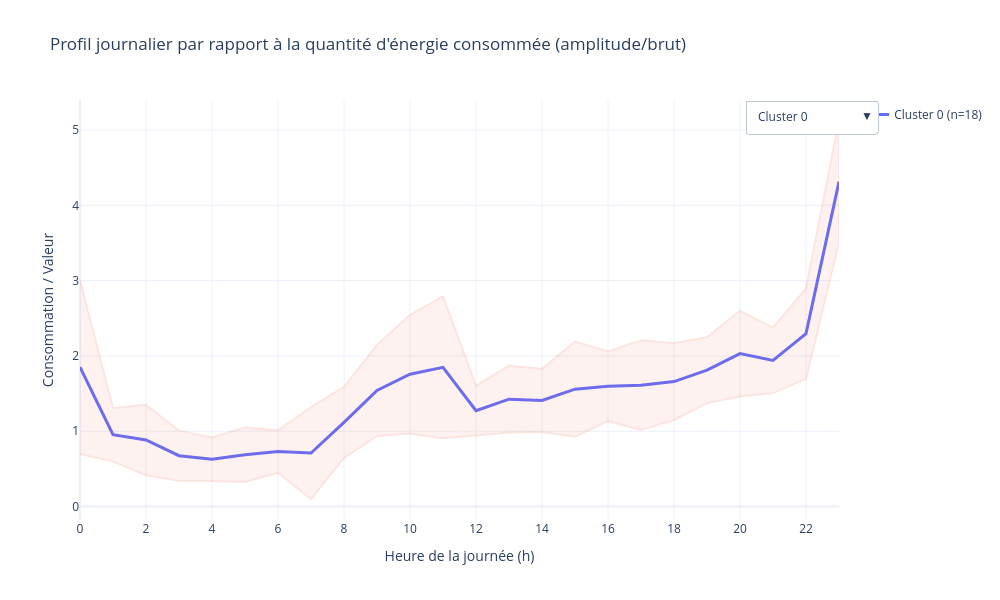
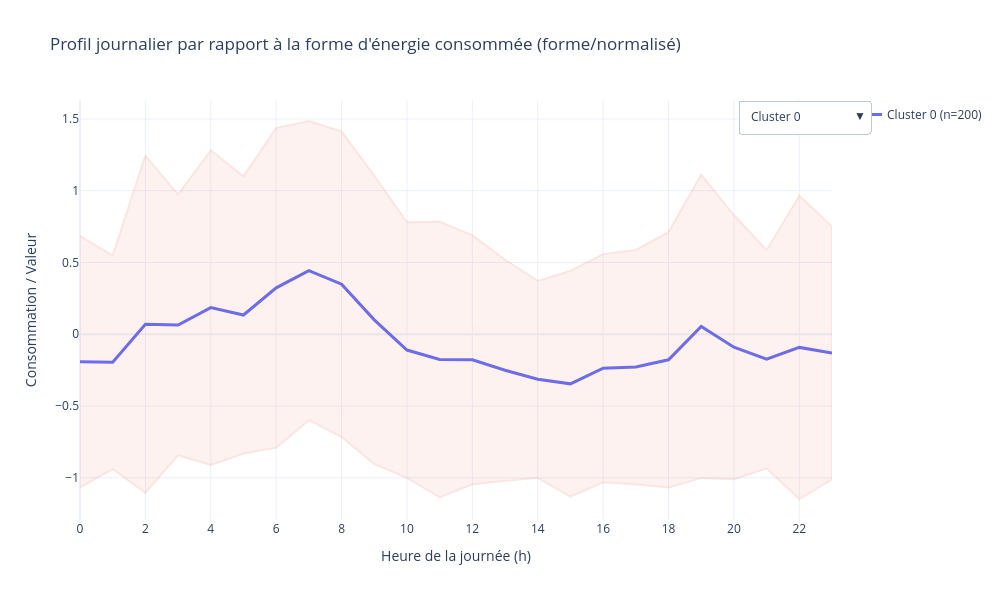

The cell these charts' notebook holds for them, in order:
### Code cell
def plot_interactive_cluster_profiles(X, cluster_labels, k_final, titre):

    X_arr = np.asarray(X)
    n_steps = X_arr.shape[1]
    hours = np.linspace(0, 23, n_steps)

    fig = go.Figure()

    # Traces
    for c in range(k_final):
        mask = (cluster_labels == c)
        
        # Sécurité si un cluster est vide
        if not np.any(mask):
            continue

        cluster_profiles = X_arr[mask]
        mean_profile = cluster_profiles.mean(axis=0)
        std_profile = cluster_profiles.std(axis=0)

        # Courbe moyenne
        fig.add_trace(
            go.Scatter(
                x=hours,
                y=mean_profile,
                mode="lines",
                name=f"Cluster {c} (n={mask.sum()})",
                visible=(c == 0),
                line=dict(width=3)
            )
        )

        # Zone ±1σ
        fig.add_trace(
            go.Scatter(
                x=np.concatenate([hours, hours[::-1]]),
                y=np.concatenate([
                    mean_profile + std_profile,
                    (mean_profile - std_profile)[::-1]
                ]),
                fill="toself",
                mode="lines",
                opacity=0.15,
                name=f"Std Cluster {c}",
                visible=(c == 0),
                showlegend=False,
                hoverinfo="skip"
            )
        )

    # Boutons
    buttons = []

    for c in range(k_final):
        visibility = []
        for i in range(k_final):
            # Chaque cluster possède 2 traces (courbe + ombre)
            visibility += [i == c, i == c]

        buttons.append(
            dict(
                label=f"Cluster {c}",
                method="update",
                args=[
                    {"visible": visibility},
                    {"title": f"{titre} - Cluster {c}"}
                ]
            )
        )

    # Afficher tous les clusters
    buttons.append(
        dict(
            label="Tous les clusters",
            method="update",
            args=[
                {"visible": [True] * (2 * k_final)},
                {"title": f"{titre} (k={k_final})"}
            ]
        )
    )

    fig.update_layout(
        title=titre,
        xaxis=dict(
            title="Heure de la journée (h)",
            dtick=2 
        ),
        yaxis_title="Consommation / Valeur",
        template="plotly_white",
        width=1000,
        height=600,
        updatemenus=[
            dict(
                buttons=buttons,
                direction="down",
                x=1.05,
                y=1,
                showactive=True
            )
        ]
    )

    fig.show()
    return


print("DONNEES BRUTES")
plot_interactive_cluster_profiles(
    X=x,
    cluster_labels=cluster_labels_amplet,
    k_final=k_amplet,
    titre="Profil journalier par rapport à la quantité d'énergie consommée (amplitude/brut)"
)

print("DONNEES NORMALISEES")
plot_interactive_cluster_profiles(
    X=X,
    cluster_labels=cluster_labels_forme,
    k_final=k_forme,
    titre="Profil journalier par rapport à la forme d'énergie consommée (forme/normalisé)"
)

### Figure 1 — Plotly figure (JSON) as saved in the notebook; plotly's stock layout.template omitted (floating-point values rounded to 4 significant figures)
{"data": [{"line": {"width": 3}, "mode": "lines", "name": "Cluster 0 (n=18)", "type": "scatter", "visible": true, "x": [0.0, 1.0, 2.0, 3.0, 4.0, 5.0, 6.0, 7.0, 8.0, 9.0, 10.0, 11.0, 12.0, 13.0, 14.0, 15.0, 16.0, 17.0, 18.0, 19.0, 20.0, 21.0, 22.0, 23.0], "y": [1.851, 0.953, 0.8834, 0.6746, 0.6273, 0.6877, 0.7309, 0.7104, 1.118, 1.542, 1.757, 1.848, 1.273, 1.425, 1.408, 1.558, 1.598, 1.611, 1.66, 1.811, 2.031, 1.941, 2.296, 4.314]}, {"fill": "toself", "hoverinfo": "skip", "mode": "lines", "name": "Std Cluster 0", "opacity": 0.15, "showlegend": false, "type": "scatter", "visible": true, "x": [0.0, 1.0, 2.0, 3.0, 4.0, 5.0, 6.0, 7.0, 8.0, 9.0, 10.0, 11.0, 12.0, 13.0, 14.0, 15.0, 16.0, 17.0, 18.0, 19.0, 20.0, 21.0, 22.0, 23.0, 23.0, 22.0, 21.0, 20.0, 19.0, 18.0, 17.0, 16.0, 15.0, 14.0, 13.0, 12.0, 11.0, 10.0, 9.0, 8.0, 7.0, 6.0, 5.0, 4.0, 3.0, 2.0, 1.0, 0.0], "y": [3.005, 1.306, 1.351, 1.007, 0.916, 1.049, 1.01, 1.321, 1.59, 2.147, 2.543, 2.791, 1.602, 1.868, 1.828, 2.19, 2.059, 2.206, 2.17, 2.248, 2.599, 2.376, 2.895, 5.12, 3.508, 1.696, 1.506, 1.464, 1.374, 1.15, 1.015, 1.137, 0.9265, 0.989, 0.9825, 0.9427, 0.9059, 0.9709, 0.9372, 0.6466, 0.09988, 0.4519, 0.3266, 0.3386, 0.3423, 0.4161, 0.5997, 0.6969]}, {"line": {"width": 3}, "mode": "lines", "name": "Cluster 1 (n=32)", "type": "scatter", "visible": false, "x": [0.0, 1.0, 2.0, 3.0, 4.0, 5.0, 6.0, 7.0, 8.0, 9.0, 10.0, 11.0, 12.0, 13.0, 14.0, 15.0, 16.0, 17.0, 18.0, 19.0, 20.0, 21.0, 22.0, 23.0], "y": [1.396, 0.8702, 0.6794, 0.6452, 0.6025, 0.584, 0.8883, 1.185, 1.861, 2.514, 3.037, 1.86, 1.616, 1.637, 1.511, 1.269, 1.403, 1.574, 1.928, 1.922, 1.897, 2.364, 1.955, 1.767]}, {"fill": "toself", "hoverinfo": "skip", "mode": "lines", "name": "Std Cluster 1", "opacity": 0.15, "showlegend": false, "type": "scatter", "visible": false, "x": [0.0, 1.0, 2.0, 3.0, 4.0, 5.0, 6.0, 7.0, 8.0, 9.0, 10.0, 11.0, 12.0, 13.0, 14.0, 15.0, 16.0, 17.0, 18.0, 19.0, 20.0, 21.0, 22.0, 23.0, 23.0, 22.0, 21.0, 20.0, 19.0, 18.0, 17.0, 16.0, 15.0, 14.0, 13.0, 12.0, 11.0, 10.0, 9.0, 8.0, 7.0, 6.0, 5.0, 4.0, 3.0, 2.0, 1.0, 0.0], "y": [2.306, 1.175, 0.9081, 0.9349, 0.7925, 0.7769, 1.359, 1.781, 2.636, 3.479, 4.15, 2.631, 2.081, 2.084, 2.051, 1.634, 1.761, 2.194, 2.4, 2.493, 2.503, 3.062, 2.453, 2.23, 1.305, 1.458, 1.666, 1.291, 1.35, 1.457, 0.9545, 1.044, 0.9039, 0.9699, 1.19, 1.151, 1.089, 1.923, 1.549, 1.085, 0.5891, 0.4178, 0.3911, 0.4126, 0.3556, 0.4508, 0.565, 0.4851]}, {"line": {"width": 3}, "mode": "lines", "name": "Cluster 2 (n=20)", "type": "scatter", "visible": false, "x": [0.0, 1.0, 2.0, 3.0, 4.0, 5.0, 6.0, 7.0, 8.0, 9.0, 10.0, 11.0, 12.0, 13.0, 14.0, 15.0, 16.0, 17.0, 18.0, 19.0, 20.0, 21.0, 22.0, 23.0], "y": [1.478, 1.057, 0.7766, 0.6608, 0.7358, 0.6418, 0.8614, 1.152, 1.575, 1.455, 1.79, 1.594, 1.392, 1.185, 1.282, 1.567, 1.452, 1.388, 1.719, 1.87, 1.881, 2.403, 4.666, 2.354]}, {"fill": "toself", "hoverinfo": "skip", "mode": "lines", "name": "Std Cluster 2", "opacity": 0.15, "showlegend": false, "type": "scatter", "visible": false, "x": [0.0, 1.0, 2.0, 3.0, 4.0, 5.0, 6.0, 7.0, 8.0, 9.0, 10.0, 11.0, 12.0, 13.0, 14.0, 15.0, 16.0, 17.0, 18.0, 19.0, 20.0, 21.0, 22.0, 23.0, 23.0, 22.0, 21.0, 20.0, 19.0, 18.0, 17.0, 16.0, 15.0, 14.0, 13.0, 12.0, 11.0, 10.0, 9.0, 8.0, 7.0, 6.0, 5.0, 4.0, 3.0, 2.0, 1.0, 0.0], "y": [2.197, 1.585, 1.112, 0.915, 1.002, 0.9511, 1.442, 1.636, 2.341, 2.06, 2.889, 2.112, 1.952, 1.661, 1.936, 2.312, 2.043, 1.864, 2.245, 2.35, 2.436, 3.024, 5.467, 3.275, 1.434, 3.865, 1.783, 1.327, 1.39, 1.192, 0.9111, 0.8601, 0.8217, 0.6284, 0.7084, 0.8312, 1.075, 0.6902, 0.8507, 0.809, 0.6672, 0.2808, 0.3325, 0.4698, 0.4066, 0.4414, 0.5299, 0.7594]}, {"line": {"width": 3}, "mode": "lines", "name": "Cluster 3 (n=19)", "type": "scatter", "visible": false, "x": [0.0, 1.0, 2.0, 3.0, 4.0, 5.0, 6.0, 7.0, 8.0, 9.0, 10.0, 11.0, 12.0, 13.0, 14.0, 15.0, 16.0, 17.0, 18.0, 19.0, 20.0, 21.0, 22.0, 23.0], "y": [1.943, 1.152, 0.6639, 0.6131, 0.6525, 0.6165, 0.7721, 0.9974, 1.722, 1.67, 1.724, 1.693, 1.583, 3.964, 2.029, 1.736, 1.522, 1.605, 1.842, 2.139, 1.875, 1.72, 2.116, 1.838]}, {"fill": "toself", "hoverinfo": "skip", "mode": "lines", "name": "Std Cluster 3", "opacity": 0.15, "showlegend": false, "type": "scatter", "visible": false, "x": [0.0, 1.0, 2.0, 3.0, 4.0, 5.0, 6.0, 7.0, 8.0, 9.0, 10.0, 11.0, 12.0, 13.0, 14.0, 15.0, 16.0, 17.0, 18.0, 19.0, 20.0, 21.0, 22.0, 23.0, 23.0, 22.0, 21.0, 20.0, 19.0, 18.0, 17.0, 16.0, 15.0, 14.0, 13.0, 12.0, 11.0, 10.0, 9.0, 8.0, 7.0, 6.0, 5.0, 4.0, 3.0, 2.0, 1.0, 0.0], "y": [2.84, 1.816, 0.8389, 0.8147, 0.9726, 0.8794, 1.154, 1.476, 3.028, 2.355, 2.416, 2.508, 2.224, 4.947, 2.73, 2.607, 1.927, 2.168, 2.555, 2.869, 2.3, 2.113, 2.541, 2.36, 1.316, 1.692, 1.328, 1.45, 1.408, 1.129, 1.041, 1.117, 0.8657, 1.328, 2.981, 0.9413, 0.8783, 1.032, 0.9855, 0.4165, 0.5183, 0.3903, 0.3536, 0.3324, 0.4116, 0.4889, 0.4891, 1.045]}, {"line": {"width": 3}, "mode": "lines", "name": "Cluster 4 (n=109)", "type": "scatter", "visible": false, "x": [0.0, 1.0, 2.0, 3.0, 4.0, 5.0, 6.0, 7.0, 8.0, 9.0, 10.0, 11.0, 12.0, 13.0, 14.0, 15.0, 16.0, 17.0, 18.0, 19.0, 20.0, 21.0, 22.0, 23.0], "y": [1.523, 0.8564, 0.8521, 0.6735, 0.6491, 0.6813, 0.7944, 1.157, 1.391, 1.456, 1.484, 1.541, 1.276, 1.28, 1.339, 1.425, 1.7, 1.591, 1.693, 1.836, 2.048, 2.055, 2.01, 1.769]}, {"fill": "toself", "hoverinfo": "skip", "mode": "lines", "name": "Std Cluster 4", "opacity": 0.15, "showlegend": false, "type": "scatter", "visible": false, "x": [0.0, 1.0, 2.0, 3.0, 4.0, 5.0, 6.0, 7.0, 8.0, 9.0, 10.0, 11.0, 12.0, 13.0, 14.0, 15.0, 16.0, 17.0, 18.0, 19.0, 20.0, 21.0, 22.0, 23.0, 23.0, 22.0, 21.0, 20.0, 19.0, 18.0, 17.0, 16.0, 15.0, 14.0, 13.0, 12.0, 11.0, 10.0, 9.0, 8.0, 7.0, 6.0, 5.0, 4.0, 3.0, 2.0, 1.0, 0.0], "y": [2.301, 1.148, 1.486, 0.9424, 0.9365, 0.989, 1.219, 1.762, 2.055, 1.981, 1.996, 2.355, 1.724, 1.773, 1.784, 2.035, 2.462, 2.019, 2.189, 2.384, 2.63, 2.554, 2.509, 2.223, 1.316, 1.511, 1.556, 1.466, 1.288, 1.197, 1.164, 0.9372, 0.8146, 0.8944, 0.788, 0.829, 0.7267, 0.9716, 0.9305, 0.7276, 0.5523, 0.3697, 0.3736, 0.3617, 0.4045, 0.218, 0.5648, 0.7456]}, {"line": {"width": 3}, "mode": "lines", "name": "Cluster 5 (n=41)", "type": "scatter", "visible": false, "x": [0.0, 1.0, 2.0, 3.0, 4.0, 5.0, 6.0, 7.0, 8.0, 9.0, 10.0, 11.0, 12.0, 13.0, 14.0, 15.0, 16.0, 17.0, 18.0, 19.0, 20.0, 21.0, 22.0, 23.0], "y": [1.554, 1.106, 0.7546, 0.6845, 0.641, 0.6679, 0.6646, 0.6722, 0.9882, 1.455, 1.739, 1.859, 1.848, 1.833, 2.907, 2.336, 2.257, 1.954, 2.007, 2.217, 2.367, 2.109, 2.2, 1.801]}, {"fill": "toself", "hoverinfo": "skip", "mode": "lines", "name": "Std Cluster 5", "opacity": 0.15, "showlegend": false, "type": "scatter", "visible": false, "x": [0.0, 1.0, 2.0, 3.0, 4.0, 5.0, 6.0, 7.0, 8.0, 9.0, 10.0, 11.0, 12.0, 13.0, 14.0, 15.0, 16.0, 17.0, 18.0, 19.0, 20.0, 21.0, 22.0, 23.0, 23.0, 22.0, 21.0, 20.0, 19.0, 18.0, 17.0, 16.0, 15.0, 14.0, 13.0, 12.0, 11.0, 10.0, 9.0, 8.0, 7.0, 6.0, 5.0, 4.0, 3.0, 2.0, 1.0, 0.0], "y": [2.251, 1.794, 1.041, 1.095, 0.924, 1.047, 1.009, 0.9876, 1.656, 2.185, 2.407, 2.514, 2.395, 2.422, 4.072, 3.09, 3.346, 2.754, 2.576, 2.779, 3.003, 2.599, 2.747, 2.343, 1.259, 1.652, 1.619, 1.73, 1.655, 1.437, 1.154, 1.169, 1.582, 1.743, 1.244, 1.3, 1.204, 1.071, 0.7255, 0.3207, 0.3567, 0.3201, 0.2884, 0.358, 0.2737, 0.4686, 0.4192, 0.8572]}, {"line": {"width": 3}, "mode": "lines", "name": "Cluster 6 (n=36)", "type": "scatter", "visible": false, "x": [0.0, 1.0, 2.0, 3.0, 4.0, 5.0, 6.0, 7.0, 8.0, 9.0, 10.0, 11.0, 12.0, 13.0, 14.0, 15.0, 16.0, 17.0, 18.0, 19.0, 20.0, 21.0, 22.0, 23.0], "y": [1.389, 0.903, 0.7237, 0.6208, 0.6833, 0.7463, 0.7403, 0.9807, 1.351, 1.564, 1.502, 1.588, 1.385, 1.426, 1.344, 1.664, 1.948, 3.07, 3.18, 2.066, 2.103, 2.362, 2.136, 2.103]}, {"fill": "toself", "hoverinfo": "skip", "mode": "lines", "name": "Std Cluster 6", "opacity": 0.15, "showlegend": false, "type": "scatter", "visible": false, "x": [0.0, 1.0, 2.0, 3.0, 4.0, 5.0, 6.0, 7.0, 8.0, 9.0, 10.0, 11.0, 12.0, 13.0, 14.0, 15.0, 16.0, 17.0, 18.0, 19.0, 20.0, 21.0, 22.0, 23.0, 23.0, 22.0, 21.0, 20.0, 19.0, 18.0, 17.0, 16.0, 15.0, 14.0, 13.0, 12.0, 11.0, 10.0, 9.0, 8.0, 7.0, 6.0, 5.0, 4.0, 3.0, 2.0, 1.0, 0.0], "y": [1.919, 1.282, 1.009, 0.891, 1.022, 1.204, 1.146, 1.662, 1.898, 2.164, 2.136, 2.196, 2.05, 1.898, 1.783, 2.299, 2.774, 4.188, 4.279, 2.684, 2.648, 3.103, 2.568, 2.647, 1.56, 1.705, 1.621, 1.557, 1.447, 2.08, 1.951, 1.121, 1.029, 0.9059, 0.9547, 0.7199, 0.9787, 0.8666, 0.9645, 0.8033, 0.2993, 0.3343, 0.2884, 0.3442, 0.3506, 0.4385, 0.5238, 0.859]}, {"line": {"width": 3}, "mode": "lines", "name": "Cluster 7 (n=26)", "type": "scatter", "visible": false, "x": [0.0, 1.0, 2.0, 3.0, 4.0, 5.0, 6.0, 7.0, 8.0, 9.0, 10.0, 11.0, 12.0, 13.0, 14.0, 15.0, 16.0, 17.0, 18.0, 19.0, 20.0, 21.0, 22.0, 23.0], "y": [1.28, 1.008, 0.6763, 0.674, 0.5642, 0.6702, 0.7574, 0.9551, 1.282, 1.42, 1.725, 1.826, 1.677, 1.292, 1.72, 1.588, 1.766, 1.675, 2.057, 2.112, 3.314, 4.722, 2.526, 1.959]}, {"fill": "toself", "hoverinfo": "skip", "mode": "lines", "name": "Std Cluster 7", "opacity": 0.15, "showlegend": false, "type": "scatter", "visible": false, "x": [0.0, 1.0, 2.0, 3.0, 4.0, 5.0, 6.0, 7.0, 8.0, 9.0, 10.0, 11.0, 12.0, 13.0, 14.0, 15.0, 16.0, 17.0, 18.0, 19.0, 20.0, 21.0, 22.0, 23.0, 23.0, 22.0, 21.0, 20.0, 19.0, 18.0, 17.0, 16.0, 15.0, 14.0, 13.0, 12.0, 11.0, 10.0, 9.0, 8.0, 7.0, 6.0, 5.0, 4.0, 3.0, 2.0, 1.0, 0.0], "y": [1.724, 1.338, 0.8884, 0.9559, 0.7366, 1.04, 1.14, 1.512, 1.827, 1.916, 2.264, 2.599, 2.738, 1.806, 2.521, 2.422, 2.525, 2.127, 2.763, 2.766, 4.788, 5.897, 3.243, 2.675, 1.243, 1.808, 3.548, 1.84, 1.459, 1.351, 1.222, 1.006, 0.7553, 0.9195, 0.7772, 0.6159, 1.052, 1.187, 0.9244, 0.7372, 0.3985, 0.3752, 0.3, 0.3918, 0.3922, 0.4642, 0.6778, 0.8369]}, {"line": {"width": 3}, "mode": "lines", "name": "Cluster 8 (n=25)", "type": "scatter", "visible": false, "x": [0.0, 1.0, 2.0, 3.0, 4.0, 5.0, 6.0, 7.0, 8.0, 9.0, 10.0, 11.0, 12.0, 13.0, 14.0, 15.0, 16.0, 17.0, 18.0, 19.0, 20.0, 21.0, 22.0, 23.0], "y": [1.263, 0.8736, 0.6617, 0.6408, 0.5968, 0.6, 0.7834, 1.182, 1.566, 1.692, 1.969, 1.652, 1.355, 1.292, 1.343, 1.667, 1.619, 1.685, 2.065, 4.446, 2.774, 2.086, 2.081, 1.932]}, {"fill": "toself", "hoverinfo": "skip", "mode": "lines", "name": "Std Cluster 8", "opacity": 0.15, "showlegend": false, "type": "scatter", "visible": false, "x": [0.0, 1.0, 2.0, 3.0, 4.0, 5.0, 6.0, 7.0, 8.0, 9.0, 10.0, 11.0, 12.0, 13.0, 14.0, 15.0, 16.0, 17.0, 18.0, 19.0, 20.0, 21.0, 22.0, 23.0, 23.0, 22.0, 21.0, 20.0, 19.0, 18.0, 17.0, 16.0, 15.0, 14.0, 13.0, 12.0, 11.0, 10.0, 9.0, 8.0, 7.0, 6.0, 5.0, 4.0, 3.0, 2.0, 1.0, 0.0], "y": [1.857, 1.213, 0.8316, 0.8358, 0.8007, 0.8532, 1.305, 1.751, 2.094, 2.402, 2.825, 2.254, 1.995, 1.847, 1.795, 2.175, 2.116, 2.412, 2.633, 5.491, 3.701, 2.637, 2.871, 2.631, 1.233, 1.29, 1.534, 1.847, 3.401, 1.498, 0.9578, 1.123, 1.158, 0.8907, 0.7359, 0.716, 1.049, 1.113, 0.9823, 1.039, 0.6132, 0.2617, 0.3468, 0.3929, 0.4459, 0.4917, 0.5345, 0.6702]}, {"line": {"width": 3}, "mode": "lines", "name": "Cluster 9 (n=39)", "type": "scatter", "visible": false, "x": [0.0, 1.0, 2.0, 3.0, 4.0, 5.0, 6.0, 7.0, 8.0, 9.0, 10.0, 11.0, 12.0, 13.0, 14.0, 15.0, 16.0, 17.0, 18.0, 19.0, 20.0, 21.0, 22.0, 23.0], "y": [1.697, 0.9972, 0.7158, 0.6028, 0.6426, 0.688, 0.6832, 1.027, 1.247, 1.638, 1.618, 2.007, 3.884, 1.893, 1.638, 1.619, 1.671, 1.598, 1.764, 1.814, 2.009, 2.149, 2.183, 1.916]}, {"fill": "toself", "hoverinfo": "skip", "mode": "lines", "name": "Std Cluster 9", "opacity": 0.15, "showlegend": false, "type": "scatter", "visible": false, "x": [0.0, 1.0, 2.0, 3.0, 4.0, 5.0, 6.0, 7.0, 8.0, 9.0, 10.0, 11.0, 12.0, 13.0, 14.0, 15.0, 16.0, 17.0, 18.0, 19.0, 20.0, 21.0, 22.0, 23.0, 23.0, 22.0, 21.0, 20.0, 19.0, 18.0, 17.0, 16.0, 15.0, 14.0, 13.0, 12.0, 11.0, 10.0, 9.0, 8.0, 7.0, 6.0, 5.0, 4.0, 3.0, 2.0, 1.0, 0.0], "y": [2.49, 1.467, 1.007, 0.8094, 0.8755, 1.09, 1.087, 1.577, 1.979, 2.288, 2.126, 2.84, 4.987, 2.614, 2.216, 2.155, 2.343, 2.081, 2.368, 2.399, 2.498, 2.746, 2.735, 2.581, 1.251, 1.63, 1.552, 1.521, 1.229, 1.159, 1.114, 1.0, 1.084, 1.061, 1.172, 2.78, 1.174, 1.11, 0.9883, 0.5148, 0.4776, 0.2798, 0.2863, 0.4096, 0.3961, 0.4244, 0.5273, 0.9043]}], "layout": {"height": 600, "title": {"text": "Profil journalier par rapport à la quantité d'énergie consommée (amplitude/brut)"}, "updatemenus": [{"buttons": [{"args": [{"visible": [true, true, false, false, false, false, false, false, false, false, false, false, false, false, false, false, false, false, false, false]}, {"title": "Profil journalier par rapport à la quantité d'énergie consommée (amplitude/brut) - Cluster 0"}], "label": "Cluster 0", "method": "update"}, {"args": [{"visible": [false, false, true, true, false, false, false, false, false, false, false, false, false, false, false, false, false, false, false, false]}, {"title": "Profil journalier par rapport à la quantité d'énergie consommée (amplitude/brut) - Cluster 1"}], "label": "Cluster 1", "method": "update"}, {"args": [{"visible": [false, false, false, false, true, true, false, false, false, false, false, false, false, false, false, false, false, false, false, false]}, {"title": "Profil journalier par rapport à la quantité d'énergie consommée (amplitude/brut) - Cluster 2"}], "label": "Cluster 2", "method": "update"}, {"args": [{"visible": [false, false, false, false, false, false, true, true, false, false, false, false, false, false, false, false, false, false, false, false]}, {"title": "Profil journalier par rapport à la quantité d'énergie consommée (amplitude/brut) - Cluster 3"}], "label": "Cluster 3", "method": "update"}, {"args": [{"visible": [false, false, false, false, false, false, false, false, true, true, false, false, false, false, false, false, false, false, false, false]}, {"title": "Profil journalier par rapport à la quantité d'énergie consommée (amplitude/brut) - Cluster 4"}], "label": "Cluster 4", "method": "update"}, {"args": [{"visible": [false, false, false, false, false, false, false, false, false, false, true, true, false, false, false, false, false, false, false, false]}, {"title": "Profil journalier par rapport à la quantité d'énergie consommée (amplitude/brut) - Cluster 5"}], "label": "Cluster 5", "method": "update"}, {"args": [{"visible": [false, false, false, false, false, false, false, false, false, false, false, false, true, true, false, false, false, false, false, false]}, {"title": "Profil journalier par rapport à la quantité d'énergie consommée (amplitude/brut) - Cluster 6"}], "label": "Cluster 6", "method": "update"}, {"args": [{"visible": [false, false, false, false, false, false, false, false, false, false, false, false, false, false, true, true, false, false, false, false]}, {"title": "Profil journalier par rapport à la quantité d'énergie consommée (amplitude/brut) - Cluster 7"}], "label": "Cluster 7", "method": "update"}, {"args": [{"visible": [false, false, false, false, false, false, false, false, false, false, false, false, false, false, false, false, true, true, false, false]}, {"title": "Profil journalier par rapport à la quantité d'énergie consommée (amplitude/brut) - Cluster 8"}], "label": "Cluster 8", "method": "update"}, {"args": [{"visible": [false, false, false, false, false, false, false, false, false, false, false, false, false, false, false, false, false, false, true, true]}, {"title": "Profil journalier par rapport à la quantité d'énergie consommée (amplitude/brut) - Cluster 9"}], "label": "Cluster 9", "method": "update"}, {"args": [{"visible": [true, true, true, true, true, true, true, true, true, true, true, true, true, true, true, true, true, true, true, true]}, {"title": "Profil journalier par rapport à la quantité d'énergie consommée (amplitude/brut) (k=10)"}], "label": "Tous les clusters", "method": "update"}], "direction": "down", "showactive": true, "x": 1.05, "y": 1}], "width": 1000, "xaxis": {"dtick": 2, "title": {"text": "Heure de la journée (h)"}}, "yaxis": {"title": {"text": "Consommation / Valeur"}}}}

### Figure 2 — Plotly figure (JSON) as saved in the notebook; plotly's stock layout.template omitted (floating-point values rounded to 4 significant figures)
{"data": [{"line": {"width": 3}, "mode": "lines", "name": "Cluster 0 (n=200)", "type": "scatter", "visible": true, "x": [0.0, 1.0, 2.0, 3.0, 4.0, 5.0, 6.0, 7.0, 8.0, 9.0, 10.0, 11.0, 12.0, 13.0, 14.0, 15.0, 16.0, 17.0, 18.0, 19.0, 20.0, 21.0, 22.0, 23.0], "y": [-0.1918, -0.1956, 0.06929, 0.06472, 0.1854, 0.1341, 0.3232, 0.4433, 0.3486, 0.1002, -0.1101, -0.1756, -0.1783, -0.2509, -0.3138, -0.3455, -0.2369, -0.2285, -0.178, 0.05469, -0.09065, -0.1742, -0.09167, -0.1301]}, {"fill": "toself", "hoverinfo": "skip", "mode": "lines", "name": "Std Cluster 0", "opacity": 0.15, "showlegend": false, "type": "scatter", "visible": true, "x": [0.0, 1.0, 2.0, 3.0, 4.0, 5.0, 6.0, 7.0, 8.0, 9.0, 10.0, 11.0, 12.0, 13.0, 14.0, 15.0, 16.0, 17.0, 18.0, 19.0, 20.0, 21.0, 22.0, 23.0, 23.0, 22.0, 21.0, 20.0, 19.0, 18.0, 17.0, 16.0, 15.0, 14.0, 13.0, 12.0, 11.0, 10.0, 9.0, 8.0, 7.0, 6.0, 5.0, 4.0, 3.0, 2.0, 1.0, 0.0], "y": [0.6832, 0.5479, 1.243, 0.9722, 1.281, 1.1, 1.436, 1.486, 1.412, 1.104, 0.78, 0.7833, 0.6884, 0.5187, 0.3721, 0.4407, 0.5582, 0.5873, 0.7109, 1.11, 0.829, 0.5854, 0.9645, 0.7501, -1.01, -1.148, -0.9339, -1.01, -1.001, -1.067, -1.044, -1.032, -1.132, -0.9996, -1.02, -1.045, -1.134, -1.0, -0.9038, -0.715, -0.599, -0.7898, -0.8314, -0.9107, -0.8427, -1.104, -0.9391, -1.067]}, {"line": {"width": 3}, "mode": "lines", "name": "Cluster 1 (n=165)", "type": "scatter", "visible": false, "x": [0.0, 1.0, 2.0, 3.0, 4.0, 5.0, 6.0, 7.0, 8.0, 9.0, 10.0, 11.0, 12.0, 13.0, 14.0, 15.0, 16.0, 17.0, 18.0, 19.0, 20.0, 21.0, 22.0, 23.0], "y": [0.2325, 0.2371, -0.08399, -0.07845, -0.2247, -0.1625, -0.3917, -0.5374, -0.4225, -0.1215, 0.1334, 0.2128, 0.2161, 0.3041, 0.3803, 0.4188, 0.2871, 0.277, 0.2158, -0.0663, 0.1099, 0.2112, 0.1111, 0.1577]}, {"fill": "toself", "hoverinfo": "skip", "mode": "lines", "name": "Std Cluster 1", "opacity": 0.15, "showlegend": false, "type": "scatter", "visible": false, "x": [0.0, 1.0, 2.0, 3.0, 4.0, 5.0, 6.0, 7.0, 8.0, 9.0, 10.0, 11.0, 12.0, 13.0, 14.0, 15.0, 16.0, 17.0, 18.0, 19.0, 20.0, 21.0, 22.0, 23.0, 23.0, 22.0, 21.0, 20.0, 19.0, 18.0, 17.0, 16.0, 15.0, 14.0, 13.0, 12.0, 11.0, 10.0, 9.0, 8.0, 7.0, 6.0, 5.0, 4.0, 3.0, 2.0, 1.0, 0.0], "y": [1.321, 1.437, 0.6444, 1.018, 0.59, 0.8544, 0.2644, 0.06938, 0.2954, 0.8599, 1.238, 1.22, 1.319, 1.455, 1.554, 1.488, 1.425, 1.402, 1.297, 0.8575, 1.189, 1.408, 1.026, 1.266, -0.9502, -0.804, -0.9852, -0.9695, -0.9901, -0.8656, -0.8479, -0.851, -0.6502, -0.7935, -0.8472, -0.8868, -0.7947, -0.9708, -1.103, -1.14, -1.144, -1.048, -1.179, -1.039, -1.175, -0.8124, -0.9627, -0.8563]}], "layout": {"height": 600, "title": {"text": "Profil journalier par rapport à la forme d'énergie consommée (forme/normalisé)"}, "updatemenus": [{"buttons": [{"args": [{"visible": [true, true, false, false]}, {"title": "Profil journalier par rapport à la forme d'énergie consommée (forme/normalisé) - Cluster 0"}], "label": "Cluster 0", "method": "update"}, {"args": [{"visible": [false, false, true, true]}, {"title": "Profil journalier par rapport à la forme d'énergie consommée (forme/normalisé) - Cluster 1"}], "label": "Cluster 1", "method": "update"}, {"args": [{"visible": [true, true, true, true]}, {"title": "Profil journalier par rapport à la forme d'énergie consommée (forme/normalisé) (k=2)"}], "label": "Tous les clusters", "method": "update"}], "direction": "down", "showactive": true, "x": 1.05, "y": 1}], "width": 1000, "xaxis": {"dtick": 2, "title": {"text": "Heure de la journée (h)"}}, "yaxis": {"title": {"text": "Consommation / Valeur"}}}}
